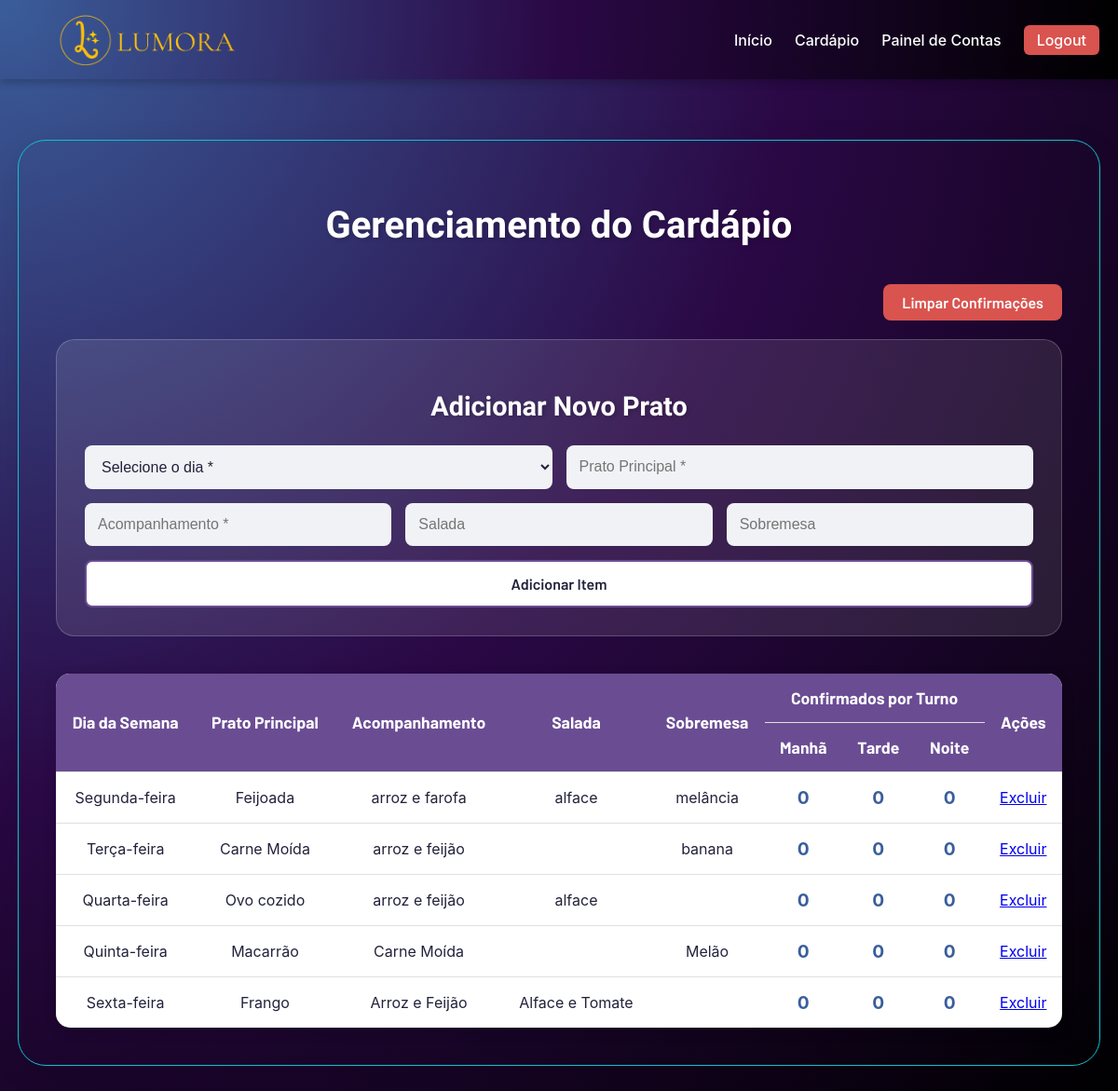
/gerenciar_cardapio.php (signed in), run on the app's committed database.
### tables this page shows
CREATE TABLE IF NOT EXISTS `tb_cardapio` (
  `id` int NOT NULL AUTO_INCREMENT,
  `dia_semana` enum('Segunda-feira','Terça-feira','Quarta-feira','Quinta-feira','Sexta-feira') NOT NULL,
  `prato_principal` varchar(255) NOT NULL,
  `acompanhamento` varchar(255) DEFAULT NULL,
  `salada` varchar(255) DEFAULT NULL,
  `sobremesa` varchar(255) DEFAULT NULL,
  PRIMARY KEY (`id`)
);

### conexao/conexao.php (called while the page is built, shortened)
<?php
class BancodeDados {
    private $host = "localhost";
    private $user = "root";
    private $senha = "prof@3t3c";
    private $banco = "gestao_merenda";
	public function conecta(){
        $this->con = mysqli_connect($this->host, $this->user, $this->senha, $this->banco);
    }
}
?>

### gerenciar_cardapio.php (the view, shortened to what this page needs)
<?php
require_once('conexao/conexao.php');
$mysql = new BancodeDados();
$mysql->conecta();
$diasSemana = ['Segunda-feira', 'Terça-feira', 'Quarta-feira', 'Quinta-feira', 'Sexta-feira'];
$turnos = ['Manhã', 'Tarde', 'Noite'];
$contagemConfirmacoes = [];
foreach ($diasSemana as $dia) {
    foreach ($turnos as $turno) {
        $contagemConfirmacoes[$dia][$turno] = 0;
    }
}
?>
<!DOCTYPE html>
<html lang="pt-br">
<head>
    <link rel="stylesheet" href="css/style.css">
    <link rel="stylesheet" href="css/gerenciar.css">
    <link rel="stylesheet" href="https://cdnjs.cloudflare.com/ajax/libs/font-awesome/6.0.0-beta3/css/all.min.css">
</head>
<body class="body-gerenciar">
    <header class="cabecalho-fixo">
        <div class="logo">
         <a href="index.php">
            <img src="imgs/lumora.png" alt="Logo Lumora" class="logo-img">
        </a>
        </div>
       <nav class="menu-principal">
          <ul>
            <li><a href="index.php">Início</a></li>
            <li><a href="cardapio.php">Cardápio</a></li>
            <?php if ($_SESSION['nivel'] === 'admin'): ?>
                <li><a href="painel_contas.php">Painel de Contas</a></li>
            <?php endif; ?>
            <li><a href="logout.php" class="btn-logout">Logout</a></li>
          </ul>
        </nav>
    </header>
    <main class="gerenciar-container-principal">
        <div class="admin-panel-container">
            <h1>Gerenciamento do Cardápio</h1>
            <div class="painel-acoes">
                <a href="limpar_confirmacoes.php" class="btn-limpar" onclick="return confirm('ATENÇÃO: Isso limpará TODAS as confirmações de TODOS os turnos. Deseja continuar?');">
                    Limpar Confirmações
                </a>
            </div>
            <div class="cardapio-form">
                <h2>Adicionar Novo Prato</h2>
                <form action="processar_cardapio.php?acao=adicionar" method="post">
                    <div class="form-row">
                        <select name="dia_semana" required>
                            <option value="" disabled selected>Selecione o dia *</option>
                        </select>
                        <input type="text" name="prato_principal" placeholder="Prato Principal *" required>
                    </div>
                    <div class="form-row">
                        <input type="text" name="acompanhamento" placeholder="Acompanhamento *" required>
                        <input type="text" name="salada" placeholder="Salada">
                        <input type="text" name="sobremesa" placeholder="Sobremesa">
                    </div>
                    <div class="form-row">
                        <button type="submit" class="btn-adicionar-item">Adicionar Item</button>
                    </div>
                </form>
            </div>
            <div class="table-responsive-panel">
                <table class="product-data-table">
                    <thead>
                        <tr>
                            <th rowspan="2">Dia da Semana</th>
                            <th rowspan="2">Prato Principal</th>
                            <th rowspan="2">Acompanhamento</th>
                            <th rowspan="2">Salada</th>
                            <th rowspan="2">Sobremesa</th>
                            <th colspan="3">Confirmados por Turno</th>
                            <th rowspan="2">Ações</th>
                        </tr>
                        <tr>
                            <th>Manhã</th>
                            <th>Tarde</th>
                            <th>Noite</th>
                        </tr>
                    </thead>
                    <tbody>
                        <?php
                        $sql_cardapio = "SELECT * FROM tb_cardapio ORDER BY FIELD(dia_semana, 'Segunda-feira', 'Terça-feira', 'Quarta-feira', 'Quinta-feira', 'Sexta-feira')";
                        $query_cardapio = mysqli_query($mysql->con, $sql_cardapio);
                        while ($dados = mysqli_fetch_array($query_cardapio)) :
                            $dia = $dados['dia_semana'];
                        ?>
                            <tr>
                                <td><?php echo htmlspecialchars($dados['dia_semana']); ?></td>
                                <td><?php echo htmlspecialchars($dados['prato_principal']); ?></td>
                                <td><?php echo htmlspecialchars($dados['acompanhamento']); ?></td>
                                <td><?php echo htmlspecialchars($dados['salada']); ?></td>
                                <td><?php echo htmlspecialchars($dados['sobremesa']); ?></td>
                                <td><strong><?php echo $contagemConfirmacoes[$dia]['Manhã']; ?></strong></td>
                                <td><strong><?php echo $contagemConfirmacoes[$dia]['Tarde']; ?></strong></td>
                                <td><strong><?php echo $contagemConfirmacoes[$dia]['Noite']; ?></strong></td>
                                <td class="actions-cell">
                                    <a href="processar_cardapio.php?acao=excluir&id=<?php echo $dados['id']; ?>" onclick="return confirm('Tem certeza que deseja excluir este item?');" class="btn-panel-danger btn-sm">Excluir</a>
                                </td>
                            </tr>
                        <?php endwhile; ?>
                    </tbody>
                </table>
            </div>
        </div>
    </main>
</body>
</html>

### css/style.css (style rules this page uses)
body { margin: 0; padding: 0; font-family: -apple-system, BlinkMacSystemFont, "Segoe UI", Roboto, "Helvetica Neue", Arial, sans-serif; color: #22223b; padding-top: 60px; display: flex; flex-direction: column; min-height: 100vh; }
main { flex: 1; }
.cabecalho-fixo { position: fixed; top: 0; left: 0; width: 100%; height: 85px; background: radial-gradient(circle at top left, #3a5e9b, #2a0845, #000000); box-shadow: 0 4px 8px rgba(0, 0, 0, 0.2); display: flex; justify-content: space-between; align-items: center; padding: 0 20px; z-index: 1000; box-sizing: border-box; }
.menu-principal ul { list-style: none; display: flex; gap: 24px; margin: 0; padding: 0; }
.menu-principal a { text-decoration: none; color: #ffffff; font-weight: 500; transition: color 0.3s; }
.btn-login, .btn-logout { font-weight: bold; padding: 6px 14px; border-radius: 6px; transition: all 0.3s ease; }
.btn-logout { background: #d9534f; color: #fff; border: none; }
.logo-img { height: 60px; width: auto; object-fit: contain; margin-left: 40px; }
:root { --gal-1: #0d1b3d; --gal-2: #2c1a5e; --gal-3: #3b2a76; --gold: #ffd700; --star-opacity: 0.22; }

### css/gerenciar.css (style rules this page uses)
body.body-gerenciar { background: radial-gradient(circle at top left, #3a5e9b, #2a0845, #000000); padding-top: 100px; }
.gerenciar-container-principal { margin: 50px auto; max-width: 1200px; width: 90%; background: radial-gradient(top left, #5678b1, #52207a, #555555); padding: 40px; border-radius: 30px; border: 1px solid #0fc0d1; box-shadow: 0 8px 32px rgba(0, 0, 0, 0.1); }
.admin-panel-container h1, .admin-panel-container h2 { text-align: center; font-family: "Carter One", cursive; color: #ffffff; text-shadow: 2px 2px 4px rgba(0, 0, 0, 0.2); }
.admin-panel-container h1 { font-size: 2.5em; margin-bottom: 40px; }
.admin-panel-container h2 { font-size: 1.8em; margin-bottom: 25px; }
.cardapio-form { background-color: rgba(255, 255, 255, 0.1); padding: 30px; border-radius: 20px; margin-bottom: 40px; border: 1px solid rgba(255, 255, 255, 0.2); }
.cardapio-form form { display: flex; flex-direction: column; gap: 15px; }
.form-row { display: flex; gap: 15px; }
.form-row > * { flex: 1; }
.cardapio-form input[type="text"], .cardapio-form select { padding: 14px; border: none; border-radius: 8px; background-color: #f0f2f5; font-size: 16px; color: #22223B; }
.btn-adicionar-item { width: 100%; padding: 14px; background-color: #ffffff; color: #22223B; border: 2px solid #6A4C93; border-radius: 8px; font-family: "Barlow", sans-serif; font-weight: 600; font-size: 16px; cursor: pointer; transition: background-color 0.3s ease, color 0.3s ease, transform 0.2s ease; }
.product-data-table { width: 100%; border-collapse: collapse; background-color: #fff; border-radius: 15px; overflow: hidden; box-shadow: 0 4px 15px rgba(0, 0, 0, 0.1); }
.product-data-table th, .product-data-table td { padding: 15px; text-align: center; border-bottom: 1px solid #e0e0e0; }
.product-data-table thead { background-color: #6a4c93; color: #fff; font-family: "Barlow", sans-serif; font-size: 1.1em; }
.product-data-table tbody tr:last-child td { border-bottom: none; }
.product-data-table strong { font-size: 1.2em; color: #3a5e9b; }
.painel-acoes { display: flex; justify-content: flex-end; margin-bottom: 20px; }
.btn-limpar { padding: 10px 20px; background-color: #d9534f; color: #ffffff; border: none; border-radius: 8px; font-family: "Barlow", sans-serif; font-weight: 600; font-size: 16px; text-decoration: none; cursor: pointer; transition: background-color 0.3s ease, transform 0.2s ease; }

### data on the page
tb_cardapio: dia_semana "Segunda-feira", prato_principal "Feijoada", acompanhamento "arroz e farofa", salada "alface", sobremesa "melância", dia_semana "0"
tb_cardapio: dia_semana "Terça-feira", prato_principal "Carne Moída", acompanhamento "arroz e feijão", sobremesa "banana", dia_semana "0"
tb_cardapio: dia_semana "Quarta-feira", prato_principal "Ovo cozido", acompanhamento "arroz e feijão", salada "alface", dia_semana "0"
tb_cardapio: dia_semana "Quinta-feira", prato_principal "Macarrão", acompanhamento "Carne Moída", sobremesa "Melão", dia_semana "0"
tb_cardapio: dia_semana "Sexta-feira", prato_principal "Frango", acompanhamento "Arroz e Feijão", salada "Alface e Tomate", dia_semana "0"
